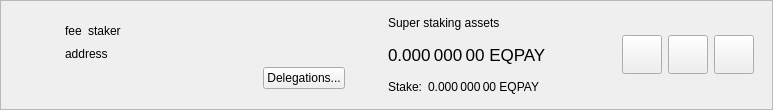
<?xml version="1.0" encoding="UTF-8"?>
<ui version="4.0">
 <class>SuperStakerItemWidget</class>
 <widget class="QWidget" name="SuperStakerItemWidget">
  <property name="geometry">
   <rect>
    <x>0</x>
    <y>0</y>
    <width>773</width>
    <height>110</height>
   </rect>
  </property>
  <property name="sizePolicy">
   <sizepolicy hsizetype="Preferred" vsizetype="Maximum">
    <horstretch>0</horstretch>
    <verstretch>0</verstretch>
   </sizepolicy>
  </property>
  <property name="windowTitle">
   <string>Form</string>
  </property>
  <layout class="QVBoxLayout" name="verticalLayout_2">
   <property name="spacing">
    <number>0</number>
   </property>
   <property name="leftMargin">
    <number>0</number>
   </property>
   <property name="topMargin">
    <number>0</number>
   </property>
   <property name="rightMargin">
    <number>0</number>
   </property>
   <property name="bottomMargin">
    <number>0</number>
   </property>
   <item>
    <widget class="QFrame" name="superStakerItemFrame">
     <property name="frameShape">
      <enum>QFrame::StyledPanel</enum>
     </property>
     <property name="frameShadow">
      <enum>QFrame::Raised</enum>
     </property>
     <layout class="QHBoxLayout" name="horizontalLayout">
      <property name="topMargin">
       <number>0</number>
      </property>
      <property name="bottomMargin">
       <number>0</number>
      </property>
      <item>
       <widget class="QLabel" name="superStakerLogo">
        <property name="sizePolicy">
         <sizepolicy hsizetype="Fixed" vsizetype="Fixed">
          <horstretch>0</horstretch>
          <verstretch>0</verstretch>
         </sizepolicy>
        </property>
        <property name="minimumSize">
         <size>
          <width>40</width>
          <height>40</height>
         </size>
        </property>
        <property name="alignment">
         <set>Qt::AlignCenter</set>
        </property>
       </widget>
      </item>
      <item>
       <widget class="QStackedWidget" name="stackedWidget">
        <property name="currentIndex">
         <number>0</number>
        </property>
        <widget class="QWidget" name="page">
         <layout class="QHBoxLayout" name="horizontalLayout_4">
          <item>
           <layout class="QHBoxLayout" name="horizontalLayout_3">
            <item>
             <layout class="QVBoxLayout" name="verticalLayout">
              <property name="rightMargin">
               <number>15</number>
              </property>
              <item>
               <spacer name="verticalSpacer_2">
                <property name="orientation">
                 <enum>Qt::Vertical</enum>
                </property>
                <property name="sizeHint" stdset="0">
                 <size>
                  <width>20</width>
                  <height>0</height>
                 </size>
                </property>
               </spacer>
              </item>
              <item alignment="Qt::AlignLeft">
               <widget class="QWidget" name="widgetSuperStaker" native="true">
                <property name="minimumSize">
                 <size>
                  <width>280</width>
                  <height>0</height>
                 </size>
                </property>
                <layout class="QHBoxLayout" name="horizontalLayout_2" stretch="0,0,1">
                 <property name="leftMargin">
                  <number>0</number>
                 </property>
                 <property name="topMargin">
                  <number>0</number>
                 </property>
                 <property name="rightMargin">
                  <number>0</number>
                 </property>
                 <property name="bottomMargin">
                  <number>0</number>
                 </property>
                 <item alignment="Qt::AlignLeft">
                  <widget class="QLabel" name="labelFee">
                   <property name="text">
                    <string>fee</string>
                   </property>
                   <property name="textInteractionFlags">
                    <set>Qt::LinksAccessibleByMouse|Qt::TextSelectableByMouse</set>
                   </property>
                  </widget>
                 </item>
                 <item alignment="Qt::AlignLeft">
                  <widget class="QLabel" name="labelStaker">
                   <property name="text">
                    <string>staker</string>
                   </property>
                   <property name="textInteractionFlags">
                    <set>Qt::LinksAccessibleByMouse|Qt::TextSelectableByMouse</set>
                   </property>
                  </widget>
                 </item>
                 <item>
                  <spacer name="horizontalSpacer">
                   <property name="orientation">
                    <enum>Qt::Horizontal</enum>
                   </property>
                   <property name="sizeType">
                    <enum>QSizePolicy::Minimum</enum>
                   </property>
                   <property name="sizeHint" stdset="0">
                    <size>
                     <width>0</width>
                     <height>20</height>
                    </size>
                   </property>
                  </spacer>
                 </item>
                </layout>
               </widget>
              </item>
              <item>
               <widget class="QLabel" name="labelAddress">
                <property name="text">
                 <string>address</string>
                </property>
                <property name="textInteractionFlags">
                 <set>Qt::LinksAccessibleByMouse|Qt::TextSelectableByMouse</set>
                </property>
               </widget>
              </item>
              <item alignment="Qt::AlignRight">
               <widget class="QPushButton" name="buttonDelegations">
                <property name="text">
                 <string>Delegations...</string>
                </property>
               </widget>
              </item>
              <item>
               <spacer name="verticalSpacer">
                <property name="orientation">
                 <enum>Qt::Vertical</enum>
                </property>
                <property name="sizeHint" stdset="0">
                 <size>
                  <width>20</width>
                  <height>0</height>
                 </size>
                </property>
               </spacer>
              </item>
             </layout>
            </item>
            <item>
             <widget class="QWidget" name="vLineAssets" native="true">
              <property name="sizePolicy">
               <sizepolicy hsizetype="Preferred" vsizetype="Preferred">
                <horstretch>0</horstretch>
                <verstretch>0</verstretch>
               </sizepolicy>
              </property>
              <property name="minimumSize">
               <size>
                <width>1</width>
                <height>0</height>
               </size>
              </property>
             </widget>
            </item>
            <item>
             <widget class="QWidget" name="widgetStakingAssets" native="true">
              <property name="sizePolicy">
               <sizepolicy hsizetype="Minimum" vsizetype="Preferred">
                <horstretch>0</horstretch>
                <verstretch>0</verstretch>
               </sizepolicy>
              </property>
              <layout class="QVBoxLayout" name="verticalLayout_3">
               <property name="leftMargin">
                <number>15</number>
               </property>
               <property name="topMargin">
                <number>0</number>
               </property>
               <property name="rightMargin">
                <number>15</number>
               </property>
               <property name="bottomMargin">
                <number>0</number>
               </property>
               <item>
                <widget class="QLabel" name="labelAssetsText">
                 <property name="text">
                  <string>Super staking assets</string>
                 </property>
                 <property name="alignment">
                  <set>Qt::AlignLeading|Qt::AlignLeft|Qt::AlignVCenter</set>
                 </property>
                </widget>
               </item>
               <item>
                <widget class="QLabel" name="labelAssets">
                 <property name="font">
                  <font>
                   <pointsize>13</pointsize>
                  </font>
                 </property>
                 <property name="cursor">
                  <cursorShape>IBeamCursor</cursorShape>
                 </property>
                 <property name="toolTip">
                  <string>Your current spendable balance</string>
                 </property>
                 <property name="text">
                  <string notr="true">0.000 000 00 EQPAY</string>
                 </property>
                 <property name="alignment">
                  <set>Qt::AlignLeading|Qt::AlignLeft|Qt::AlignVCenter</set>
                 </property>
                 <property name="textInteractionFlags">
                  <set>Qt::LinksAccessibleByMouse|Qt::TextSelectableByMouse</set>
                 </property>
                </widget>
               </item>
               <item>
                <layout class="QHBoxLayout" name="horizontalLayout_6">
                 <property name="spacing">
                  <number>6</number>
                 </property>
                 <item>
                  <widget class="QLabel" name="labelStakeText">
                   <property name="sizePolicy">
                    <sizepolicy hsizetype="Maximum" vsizetype="Preferred">
                     <horstretch>0</horstretch>
                     <verstretch>0</verstretch>
                    </sizepolicy>
                   </property>
                   <property name="text">
                    <string>Stake:</string>
                   </property>
                   <property name="alignment">
                    <set>Qt::AlignLeading|Qt::AlignLeft|Qt::AlignVCenter</set>
                   </property>
                  </widget>
                 </item>
                 <item>
                  <widget class="QLabel" name="labelStake">
                   <property name="text">
                    <string>0.000 000 00 EQPAY</string>
                   </property>
                   <property name="alignment">
                    <set>Qt::AlignLeading|Qt::AlignLeft|Qt::AlignVCenter</set>
                   </property>
                   <property name="textInteractionFlags">
                    <set>Qt::LinksAccessibleByMouse|Qt::TextSelectableByMouse</set>
                   </property>
                  </widget>
                 </item>
                 <item>
                  <spacer name="horizontalSpacer_4">
                   <property name="orientation">
                    <enum>Qt::Horizontal</enum>
                   </property>
                   <property name="sizeType">
                    <enum>QSizePolicy::Minimum</enum>
                   </property>
                   <property name="sizeHint" stdset="0">
                    <size>
                     <width>0</width>
                     <height>0</height>
                    </size>
                   </property>
                  </spacer>
                 </item>
                </layout>
               </item>
              </layout>
             </widget>
            </item>
            <item>
             <spacer name="horizontalSpacer_2">
              <property name="orientation">
               <enum>Qt::Horizontal</enum>
              </property>
              <property name="sizeHint" stdset="0">
               <size>
                <width>0</width>
                <height>20</height>
               </size>
              </property>
             </spacer>
            </item>
            <item>
             <widget class="QToolButton" name="buttonConfig">
              <property name="text">
               <string/>
              </property>
              <property name="iconSize">
               <size>
                <width>32</width>
                <height>32</height>
               </size>
              </property>
             </widget>
            </item>
            <item>
             <widget class="QToolButton" name="buttonSplit">
              <property name="text">
               <string/>
              </property>
              <property name="iconSize">
               <size>
                <width>32</width>
                <height>32</height>
               </size>
              </property>
             </widget>
            </item>
            <item>
             <widget class="QToolButton" name="buttonRemove">
              <property name="text">
               <string/>
              </property>
              <property name="iconSize">
               <size>
                <width>32</width>
                <height>32</height>
               </size>
              </property>
             </widget>
            </item>
           </layout>
          </item>
         </layout>
        </widget>
        <widget class="QWidget" name="page_2">
         <layout class="QHBoxLayout" name="horizontalLayout_5">
          <item>
           <widget class="QLabel" name="labelNewSuperStaker">
            <property name="text">
             <string>Add new super stakers</string>
            </property>
           </widget>
          </item>
          <item>
           <spacer name="horizontalSpacer_3">
            <property name="orientation">
             <enum>Qt::Horizontal</enum>
            </property>
            <property name="sizeHint" stdset="0">
             <size>
              <width>408</width>
              <height>20</height>
             </size>
            </property>
           </spacer>
          </item>
          <item>
           <widget class="QToolButton" name="buttonRestore">
            <property name="text">
             <string/>
            </property>
            <property name="iconSize">
             <size>
              <width>32</width>
              <height>32</height>
             </size>
            </property>
           </widget>
          </item>
          <item>
           <widget class="QToolButton" name="buttonAdd">
            <property name="text">
             <string/>
            </property>
            <property name="iconSize">
             <size>
              <width>32</width>
              <height>32</height>
             </size>
            </property>
           </widget>
          </item>
         </layout>
        </widget>
       </widget>
      </item>
     </layout>
    </widget>
   </item>
  </layout>
 </widget>
 <resources/>
 <connections/>
</ui>
